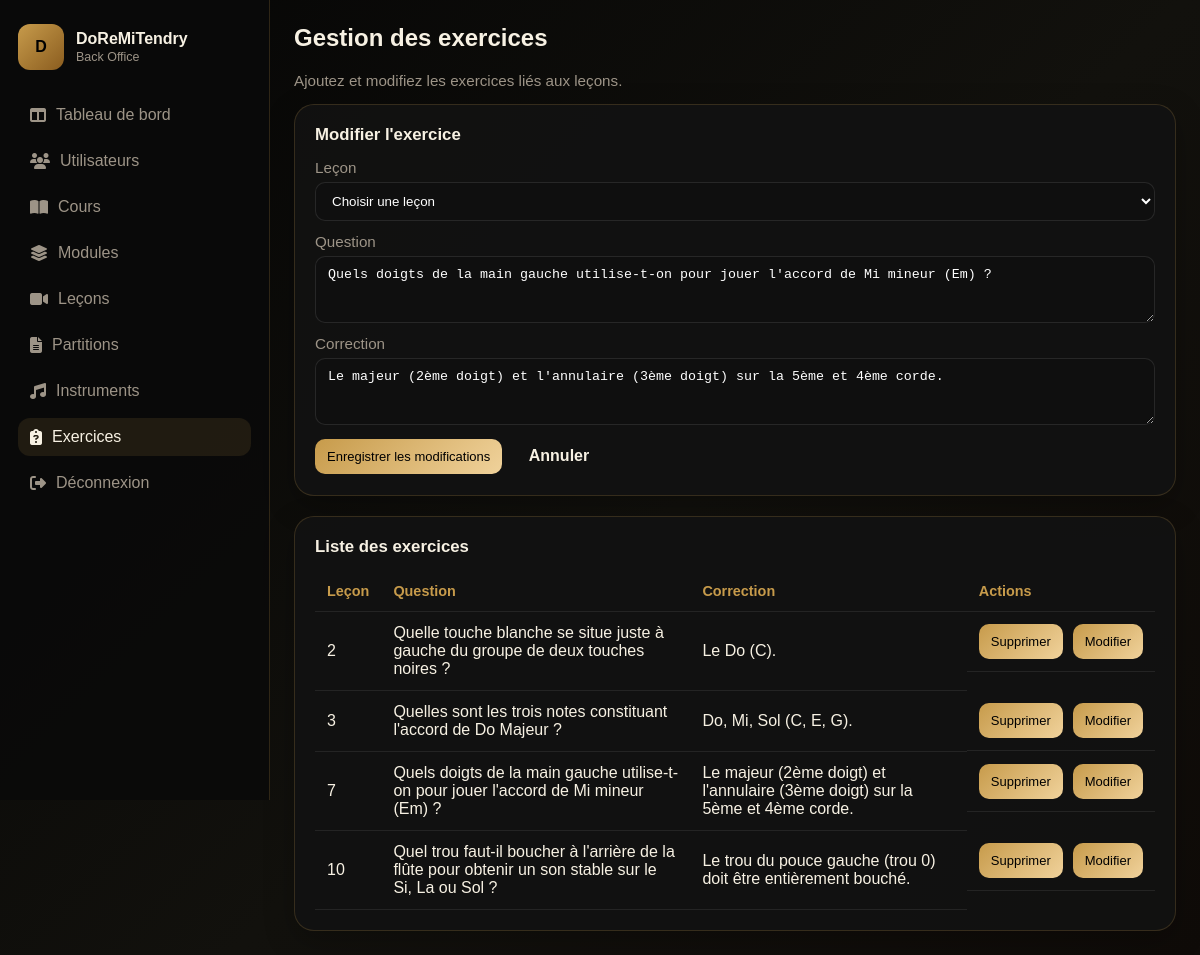
Screenshot of /admin/exercices.php?id=3 (signed in) with the database file from the repository.
### tables this page shows
CREATE TABLE IF NOT EXISTS exercices (
  id INT AUTO_INCREMENT PRIMARY KEY,
  lecon_id INT NOT NULL,
  question TEXT NOT NULL,
  correction TEXT,
  FOREIGN KEY (lecon_id) REFERENCES lecons(id)
);

### config/gestion/exercice.php (called while the page is built, shortened)
<?php
class exercice
{
    private PDO $db;
    public function __construct($db)
    {
        $this->db = $db;
    }
    public function getAll(): array
    {
        $sql = 'SELECT * FROM exercices';
        return $this->db->query($sql)->fetchAll(PDO::FETCH_ASSOC);
    }
    public function getById($id):?array
    {
        $sql = 'SELECT * FROM exercices WHERE id=?';
        $stmt = $this->db->prepare($sql);
        $stmt->execute([$id]);
        return $stmt->fetch(PDO::FETCH_ASSOC)?:null;
    }
}
?>

### admin/exercices.php (the view, shortened to what this page needs)
<?php
require_once __DIR__ . '/../config/db.php';
require_once __DIR__ . '/../config/gestion/exercice.php';
$ex = new exercice($pdo);
$editEx = null;
if (isset($_GET['id']) && is_numeric($_GET['id'])) {
    $editEx = $ex->getById((int)$_GET['id']);
}
$exercices = $ex->getAll();
?>
<!DOCTYPE html>
<html lang="fr">
<head>
  <link rel="stylesheet" href="admin.css" />
  <link rel="stylesheet" href="https://cdnjs.cloudflare.com/ajax/libs/font-awesome/6.7.2/css/all.min.css" />
</head>
<body>
  <div class="app-shell">
    <aside class="sidebar">
      <div class="brand">
        <div class="brand-mark">D</div>
        <div>
          <h1>DoReMiTendry</h1>
          <p>Back Office</p>
        </div>
      </div>
      <nav>
        <a href="dashboard.php"><i class="fa-solid fa-table-columns"></i> Tableau de bord</a>
        <a href="users.php"><i class="fa-solid fa-users"></i> Utilisateurs</a>
        <a href="courses.php"><i class="fa-solid fa-book-open"></i> Cours</a>
        <a href="modules.php"><i class="fa-solid fa-layer-group"></i> Modules</a>
        <a href="lecons.php"><i class="fa-solid fa-video"></i> Leçons</a>
        <a href="partitions.php"><i class="fa-solid fa-file-lines"></i> Partitions</a>
        <a href="instruments.php"><i class="fa-solid fa-music"></i> Instruments</a>
        <a href="exercices.php" class="active"><i class="fa-solid fa-clipboard-question"></i> Exercices</a>
        <a href="logout.php"><i class="fa-solid fa-right-from-bracket"></i> Déconnexion</a>
      </nav>
    </aside>
    <main class="main">
      <h2 style="margin-top:0;">Gestion des exercices</h2>
      <p class="muted">Ajoutez et modifiez les exercices liés aux leçons.</p>
      <section class="card" style="margin-bottom:20px;">
        <div class="section-title">
          <h3><?= $editEx ? 'Modifier l\'exercice' : 'Ajouter un exercice' ?></h3>
        </div>
        <form method="post">
          <div class="form-group">
            <label>Leçon</label>
            <select name="lecon_id" required>
              <option value="">Choisir une leçon</option>
            </select>
          </div>
          <div class="form-group">
            <label>Question</label>
            <textarea name="question" rows="3" required><?= htmlspecialchars($editEx['question'] ?? '') ?></textarea>
          </div>
          <div class="form-group">
            <label>Correction</label>
            <textarea name="correction" rows="3"><?= htmlspecialchars($editEx['correction'] ?? '') ?></textarea>
          </div>
          <button class="btn btn-gold" type="submit">
            <?= $editEx ? 'Enregistrer les modifications' : 'Créer l\'exercice' ?>
          </button>
          <?php if ($editEx): ?>
            <a href="exercices.php" class="btn" style="margin-left: 10px;">Annuler</a>
          <?php endif; ?>
        </form>
      </section>
      <section class="card">
        <div class="section-title">
          <h3>Liste des exercices</h3>
        </div>
        <table class="table">
          <thead>
            <tr>
              <th>Leçon</th>
              <th>Question</th>
              <th>Correction</th>
              <th>Actions</th>
            </tr>
          </thead>
          <tbody>
            <?php foreach ($exercices as $item): ?>
              <tr>
                <td><?= htmlspecialchars($item['lecon_id'] ?? '') ?></td>
                <td><?= htmlspecialchars($item['question'] ?? '') ?></td>
                <td><?= htmlspecialchars($item['correction'] ?? '') ?></td>
                <td class="action-btn">
                  <form method="POST" style="display:inline;">
                    <input type="submit" name="suppr" value="Supprimer" class="btn btn-gold" onclick="return confirm('Confirmer la suppression ?')">
                  </form>
                  <a href="exercices.php?id=<?= $item['id'] ?>" class="btn btn-gold">Modifier</a>
                </td>
              </tr>
            <?php endforeach; ?>
          </tbody>
        </table>
      </section>
    </main>
  </div>
</body>
</html>

### admin/admin.css (style rules this page uses)
:root { --bg: #060606; --panel: #121212; --panel-2: #171717; --text: #f7f1e3; --muted: #9d9487; --gold: #c79b4b; --gold-deep: #8b5d1f; --border: rgba(199, 155, 75, 0.2); }
* { box-sizing: border-box; }
body { margin: 0; font-family: 'Poppins', sans-serif; background: linear-gradient(135deg, #050505, #12110d 55%, #0f0b08); color: var(--text); }
a { text-decoration: none; color: inherit; }
.app-shell { display:flex; min-height:100vh; }
.sidebar { width: 270px; background: rgba(10,10,10,.96); border-right:1px solid var(--border); padding:24px 18px; display:flex; flex-direction:column; gap:20px; position:sticky; top:0; height:100vh; }
.brand { display:flex; align-items:center; gap:12px; }
.brand-mark { width:46px; height:46px; border-radius:12px; background:linear-gradient(135deg, var(--gold), var(--gold-deep)); color:#000; display:grid; place-items:center; font-weight:700; }
.brand h1 { font-size:1rem; margin:0; }
.brand p { margin:2px 0 0; color:var(--muted); font-size:.78rem; }
.sidebar nav { display:flex; flex-direction:column; gap:8px; margin-top:6px; }
.sidebar a { display:flex; align-items:center; gap:10px; padding:10px 12px; border-radius:12px; color:var(--muted); transition:.2s ease; }
.sidebar a:hover, .sidebar a.active { background:rgba(199,155,75,.12); color:var(--text); }
.main { flex:1; padding:24px; }
.hero, .card, .stat-card { background:rgba(18,18,18,.9); border:1px solid var(--border); border-radius:20px; box-shadow:0 10px 30px rgba(0,0,0,.25); }
.card { padding:20px; }
.section-title { display:flex; justify-content:space-between; align-items:center; margin-bottom:14px; }
.section-title h3 { margin:0; font-size:1.05rem; }
.table { width:100%; border-collapse:collapse; margin-top:12px; }
.table th, .table td { padding:12px; text-align:left; border-bottom:1px solid rgba(255,255,255,.08); }
.table th { color:var(--gold); font-size:.9rem; }
.form-group { display:flex; flex-direction:column; gap:6px; margin-bottom:12px; }
.form-group label { color:var(--muted); font-size:.95rem; }
.form-group input, .form-group select, .form-group textarea { padding:10px 12px; border-radius:10px; border:1px solid rgba(255,255,255,.1); background:#0f0f0f; color:#fff; }
.btn { display:inline-block; padding:10px 12px; border-radius:10px; border:none; cursor:pointer; font-weight:600; }
.btn-gold { background:linear-gradient(135deg, var(--gold), #f0d29b); color:#000; font-size: small; font-weight: 500; }
.muted { color:#9d9487; font-size:.95rem; }
.action-btn { display:flex; flex-direction:row; gap: 10px; }

### rows the page displays
exercices: question "Quels doigts de la main gauche utilise-t-on pour jouer l'accord de Mi mineur (Em) ?", correction "Le majeur (2ème doigt) et l'annulaire (3ème doigt) sur la 5ème et 4ème corde.", lecon "7"
exercices: lecon "2", question "Quelle touche blanche se situe juste à gauche du groupe de deux touches noires ?", correction "Le Do (C)."
exercices: lecon "3", question "Quelles sont les trois notes constituant l'accord de Do Majeur ?", correction "Do, Mi, Sol (C, E, G)."
exercices: lecon "10", question "Quel trou faut-il boucher à l'arrière de la flûte pour obtenir un son stable sur le Si, La ou Sol ?", correction "Le trou du pouce gauche (trou 0) doit être entièrement bouché."
